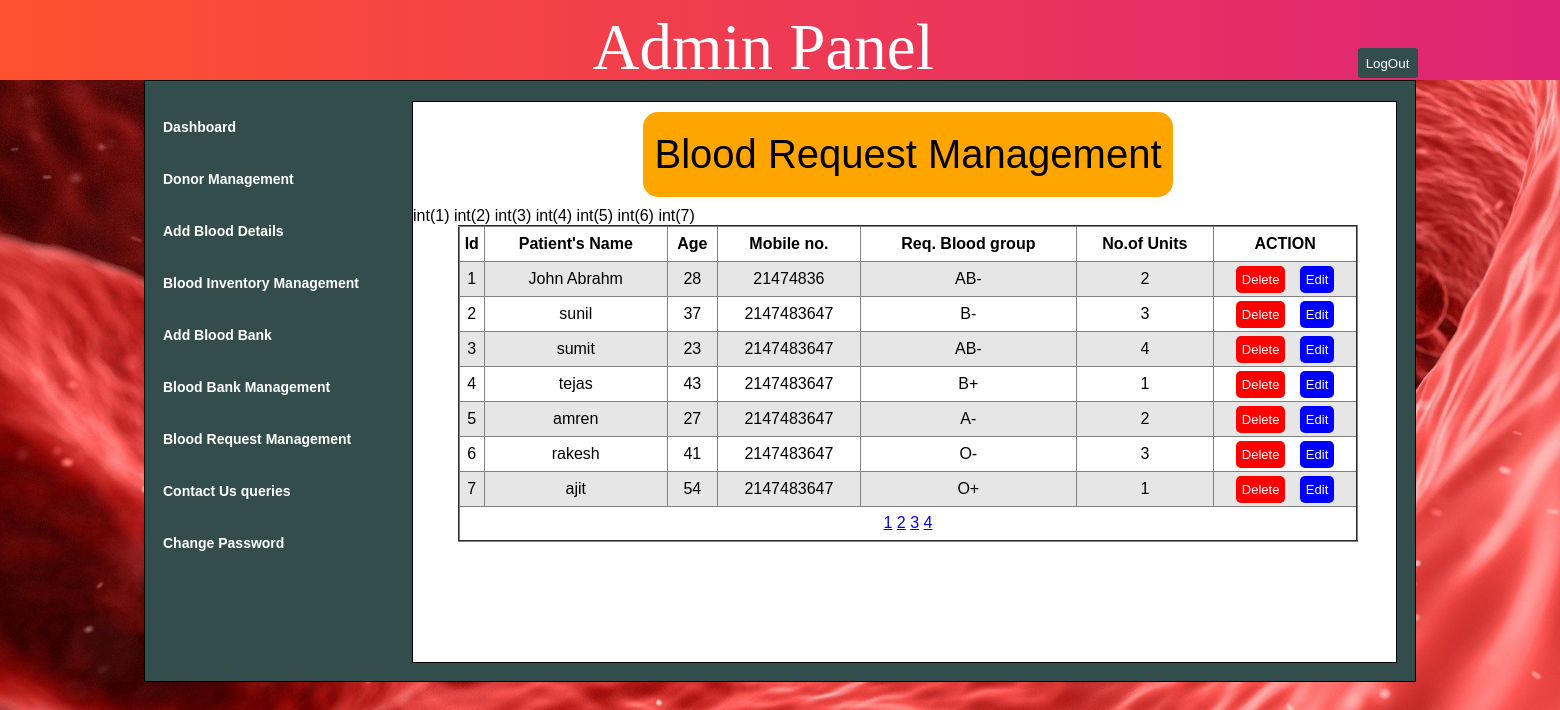
/bloodrm.php (signed in), run on the app's committed database.
### tables this page shows
CREATE TABLE `requestform` (
  `Id` int(11) NOT NULL,
  `name` varchar(255) NOT NULL,
  `age` int(11) NOT NULL,
  `mobile` int(11) NOT NULL,
  `email` varchar(200) NOT NULL,
  `bloodgroup` varchar(255) NOT NULL,
  `units` int(11) NOT NULL
);

### bloodrm.php (the view, shortened to what this page needs)
<?php
	include("common/connection.php");
?>
<html>
	<head>
		<link rel="stylesheet" href="css/style.css"/>
	</head>
	<body>
				<?php include("common/header.php")?>
			<div class="content">
				<div class="innercontainer">
						<?php include("common/sidebar.php")?>
					<div class="middlecontainer">
						<div class="dwidth">Blood Request Management</div>
						<table class="dtable" border="2" width="900">
							<tr>
								<th>Id</th>
								<th>Patient's Name</th>
								<th>Age</th>
								<th>Mobile no.</th>
								<th>Req. Blood group</th>
								<th>No.of Units</th>
								<th>ACTION</th>
							</tr>
							<?php
								$limit=7;
								if(empty($_GET['p']))
								{
									$start=0;
								}
								else
								{
									$pi=$_GET['p'];
									$end=$pi*$limit;
									$start=$end-$limit;
								}
								$query="select * from requestform limit $start,$limit";
								$result=mysqli_query($connect,$query);
								while($row=mysqli_fetch_assoc($result))
							{
								?>
							 <tr>
								<td><?php echo $row['Id']; ?></td>
								<td><?php echo $row['name']; ?></td>
								<td><?php echo $row['age'];?></td>
								<td><?php echo $row['mobile'];?></td>
								<td><?php echo $row['bloodgroup']; ?></td>
								<td><?php echo $row['units']; ?></td>
								<td>
									<a class="del" href="bloodrm.php?did=<?php echo $row['Id'] ?>">Delete</a>
									<a class="ed" href="index2.php?eid=<?php echo $row['Id'] ?>">Edit</a>
								</td>
							</tr>
							<?php
							var_dump($_SESSION['request']);
							}
						?>
							<tr>
								<td colspan="7">
									<?php
									  $query="select * from requestform";
									  $result=mysqli_query($connect,$query);
									  $count=mysqli_num_rows($result);
									  $pages=ceil($count/$limit);
									  for($i=1 ;$i<=$pages; $i++)
									  {
										?>
											<a href="bloodrm.php?p=<?php echo $i;?>"><?php echo $i;?></a>
										<?php
									  }
									?>
								</td>
							</tr>
						</table>
					</div>
				</div>
			</div>
	</body>
</html>

### css/style.css (style rules this page uses)
* { margin:0px; padding:0px; font-family:arial; }
body { background-image:url("background.jpg"); background-repeat:no-repeat; background-size:cover; overflow-x:hidden; }
.content { height:680px; width:100%; }
.innercontainer { position:relative; height:600px; width:1270px; background-color:#334d4d; border:1px solid black; margin:auto; }
.middlecontainer { height:560px; width:983px; background-color:white; border:1px solid black; float:left; margin:20px 0px 0px 17px; }
.dwidth { width:530px; font-size:40px; text-align:center; font-family:arial; padding-top:20px; padding-bottom:20px; background-color:orange; border-radius:15px; margin:10px 0px 10px 230px; }
.ed { text-decoration:none; position:relative; left:5; color:white; background-color:blue; padding:6px; font-size:13px; border-radius:5px; }
.del { text-decoration:none; position:relative; left:-5; color:white; background-color:red; padding:6px; font-size:13px; border-radius:5px; }
.dtable { position:relative; left:45; border-collapse:collapse; }
.dtable tr { height:35px; text-align:center; }
.dtable tr:nth-child(even) { background-color: #e6e6e6; }

### data on the page
requestform: Id "1", name "John Abrahm", age "28", mobile "21474836", bloodgroup "AB-", units "2"
requestform: Id "2", name "sunil", age "37", mobile "2147483647", bloodgroup "B-", units "3"
requestform: Id "3", name "sumit", age "23", mobile "2147483647", bloodgroup "AB-", units "4"
requestform: Id "4", name "tejas", age "43", mobile "2147483647", bloodgroup "B+", units "1"
requestform: Id "5", name "amren", age "27", mobile "2147483647", bloodgroup "A-", units "2"
requestform: Id "6", name "rakesh", age "41", mobile "2147483647", bloodgroup "O-", units "3"
requestform: Id "7", name "ajit", age "54", mobile "2147483647", bloodgroup "O+", units "1"
